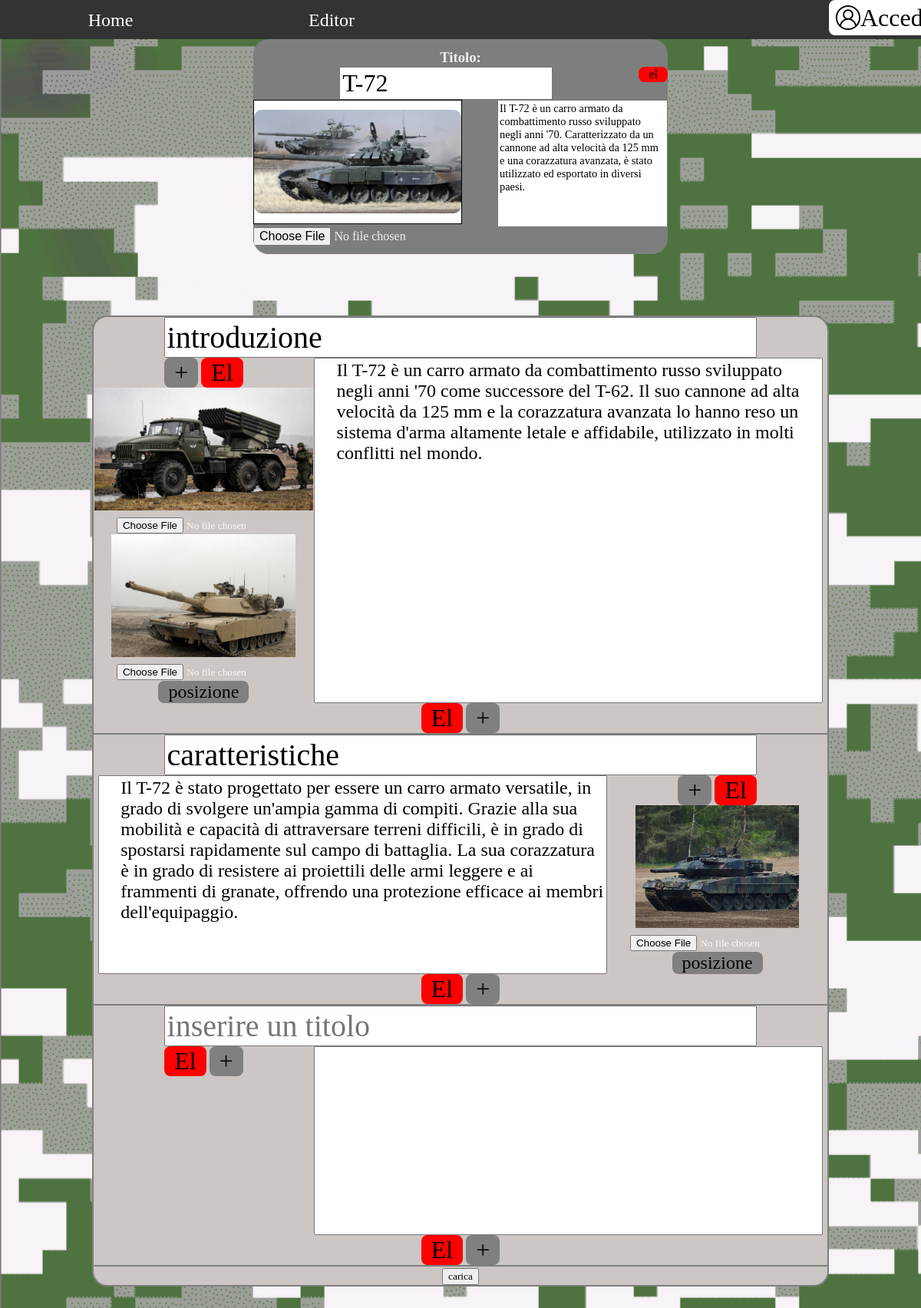
The page /modify.php?id=6 on the database its author committed.
### tables this page shows
CREATE TABLE articoli (
  id int(11) NOT NULL,
  titolo varchar(255) DEFAULT NULL,
  descrizione text DEFAULT NULL,
  giorno datetime DEFAULT NULL,
  logo int(11) DEFAULT -1,
  utente varchar(50) DEFAULT NULL,
  visualizzazioni int(11) DEFAULT 0
);

CREATE TABLE immagini (
  id int(11) NOT NULL,
  nome varchar(255) DEFAULT NULL,
  logo tinyint(1) DEFAULT 0
);

CREATE TABLE paragrafi (
  id int(11) NOT NULL,
  articolo int(11) NOT NULL,
  titolo varchar(255) DEFAULT NULL,
  contenuto text DEFAULT NULL,
  stile int(11) DEFAULT 0
);

### modify.php (the view, shortened to what this page needs)
<?php
$id = $_GET["id"];
$num = 1;
?>
<!DOCTYPE html>
<html lang="it" >
    <head>
        <link rel="stylesheet" href="./css/common.css">
        <link rel="stylesheet" href="./css/editor.css">
    </head>
    <body onload="alert('load')">
        <div id="root">
            <div>
            <nav>
                <ul>
                    <li><a href="./index.php">Home</a></li>
                    <li><a href="./editor.php">Editor</a></li>
                    <li id="logli"><div id="loginBtn"
                    <?php
                        if(empty($_SESSION['user'])){
                            $t="window.location.replace('./login.php')";
                            echo 'onclick="'.$t.'"';
                        }
                    ?>
                    ><img src="./img/account.png" alt="">
                    <?php
                        if(!empty($_SESSION['user'])){
                            echo '<p>'.$_SESSION["user"]."</p>";
                        }
                        else{
                            echo '<p>Accedi</p>';
                        }
                    ?>
                    </div>
                </li>
                </ul>
                </nav>
                <?php
                    $pdo = new PDO("mysql:host=localhost; dbname=blog", "root", "");
                    $text = "SELECT articoli.*, immagini.nome FROM articoli, immagini WHERE articoli.id = ? AND articoli.logo = immagini.id";
                    $query= $pdo->prepare($text);
                    $query->execute([$id]);
                    $articolo = $query->fetch();
                    $text = "SELECT * FROM paragrafi WHERE articolo = ?";
                    $query= $pdo->prepare($text);
                    $query->execute([$id]);
                    $paragrafi = $query->fetchAll();
                    $immagini=array();
                    $text = "SELECT nome, idParagrafo FROM immagini, immaginiDiParagrafi WHERE immagini.id = idImmagine AND idParagrafo = ? AND idArticolo = ?";
                    $query= $pdo->prepare($text);
                    foreach ($paragrafi as $value) {
                        $query->execute([$value['id'], $value['articolo']]);
                        $aus = $query->fetchAll();
                        foreach ($aus as $val) {
                            array_push($immagini,$val);
                        }
                    };
                ?>
                <div class="App">
                    <form action="modify.php?id=<?php echo $id ?>&m=1" method="post" enctype="multipart/form-data">
                        <div id='editorContainer'>
                            <article>
                                <div id="ediTitContainer">
                                    <h3 id="editorH3">Titolo:</h3>
                                    <input id="editorTitolo" type="text" placeholder="inserire un titolo" <?php echo 'value="'.$articolo['titolo'].'"'?>></input>
                                    <button id="eliminaArt" type=button onclick="delArt(<?php echo $id?>)">el</button>
                                </div>
                                <textarea id='editorDescArt'placeholder="inserire una descrizione"><?php echo $articolo['descrizione']?></textarea>
                                <div id='editorImmagine'>
                                    <img id='editorImgArt' <?php echo 'src="./img/'.$articolo['nome'].'"'?>>
                                </div>
                                <div id='editorInputs'>
                                    <input id="editorInputImg" type="file" accept="image/*" name="inputImg0" onchange="getImgData('editorImgArt','editorInputImg')"/>
                                </div>
                            </article>
                        </div>
                        <div id='bodyArticolo'>
                            <div id='formArticolo'>
                                <article id="paragZone">
                                    <?php
                                        foreach ($paragrafi as $value) {
                                            echo '
                                            <div id="paragrafo'.$num.'" class="paragrafo" ';
                                            if($value['stile']==1)echo 'style="flex-direction: row-reverse;"';
                                            echo '>
                                                <div id="subTitleContainer'.$num.'" class="subTitleContainer">
                                                    <input id="subTitle'.$num.'" class="subTitle" type="text" placeholder="inserire un titolo" value='.$value['titolo'].'></input>
                                                </div>
                                                <div id="'.$num.'" class="immagini">
                                                    <button type="button" class="insertImgBtn" onclick="insertImg('.$num.')">+</button>
                                                    <button type="button" class="delBtn" onclick="eliminaParag('.$id.','.$value['id'].')">El</button>'
                                            ;
                                            $i = 0;
                                            foreach ($immagini as $val) {
                                                if($val['idParagrafo']==$value['id']){
                                                    $i++;
                                                    echo '  <div id="imgAndBtnContainer'.$num.'" class="imgAndBtnContainer">
                                                                <img id="immagine'.$num.''.$i.'" class="immagine" src="./img/'.$val['nome'].'">
                                                                <div class="onputImgContainer">
                                                                    <input class="inputImg" id="inputImg'.$num.''.$i.'" name="inputImg'.$num.''.$i.'" type="file" accept="image/*" onchange="getImgData(\'immagine'.$num.''.$i.'\',\'inputImg'.$num.''.$i.'\')"/>
                                                                </div>
                                                                </div>
                                                                '
                                                    ;
                                                }
                                            }
                                            if($i>0){
                                                echo '<button class="changePos" type="button" onclick="changePos('.$num.')">posizione</button>';
                                            }
                                            echo'
                                                </div>
                                                <textarea id="textarea'.$num.'" type="text" class="paragrafoContent">'.$value['contenuto'].'</textarea>
                                                <div style="width=fit-content; margin-left:auto; margin-right:auto;">
                                                    <button type="button" class="delBtn" onclick="eliminaParag('.$id.','.$value['id'].')">El</button>
                                                    <button type="button" class="insertParag" onclick="insertParag('.$num.')">+</button>
                                                </div>
                                            </div>
                                            ';
                                            $num++;
                                        }
                                    ?>
                                    <div id="paragrafo<?php echo $num?>" class="paragrafo">
                                                <div id="subTitleContainer<?php echo $num?>" class="subTitleContainer">
                                                    <input id="subTitle<?php echo $num?>" class="subTitle" type="text" placeholder="inserire un titolo"></input>
                                                </div>
                                                <div id="<?php echo $num?>" class="immagini">
                                                    <button type="button" class="delBtnImg" onclick="annullaImg(<?php echo $num?>)">El</button>
                                                    <button type="button" class="insertImgBtn" onclick="insertImg(<?php echo $num?>)">+</button>
                                                </div>
                                                <textarea id="textarea<?php echo $num?>" type="text" class="paragrafoContent"></textarea>
                                                <div style="width=fit-content; margin-left:auto; margin-right:auto;">
                                                    <button type="button" class="delBtn" onclick="annullaParag(<?php echo $num?>)">El</button>
                                                    <button type="button" class="insertParag" onclick="insertParag(<?php echo $num?>)">+</button>
                                                </div>
                                            </div>
                                </article>
                            <input type="submit" value="carica" onclick="invia(<?php echo $id;?>)"/>
                            </div>
                        </div>
                    </form>
                </div>
            </div>
        </div>
    </body>
</html>

### css/common.css (style rules this page uses)
* { font-family: font; }
:root { font-family: font; font-size: 16px; line-height: 24px; font-weight: 400; color-scheme: light dark; color: rgba(255, 255, 255, 0.87); background-color: #242424; font-synthesis: none; text-rendering: optimizeLegibility; -webkit-font-smoothing: antialiased; -moz-osx-font-smoothing: grayscale; -webkit-text-size-adjust: 100%; }
#root { position:inherit; width: 100%; text-align: center; }
html { min-height: 100vh; }
body { place-items:initial; min-width: 320px; min-height: 100vh; margin:0; display: flex; flex-direction: column; background-image:url('../img/background1.png'); background-repeat: no-repeat; background-size: cover; }
button { border-radius: 8px; border: 1px solid transparent; padding: 0.6em 1.2em; font-size: 1em; font-weight: 500; font-family: inherit; background-color: #1a1a1a; cursor: pointer; transition: border-color 0.25s; }
nav { z-index: 999; position: sticky; top:0; }
ul { list-style-type: none; margin: 0; padding: 0; overflow: hidden; background-color: #333; }
li { width: 24%; float: left; }
#loginBtn { background-color: white; width: 100%; color: black; display: inline-flex; align-items: center; border-radius: 8px; border: 1px solid transparent; max-height: 4vh; padding: 0.5vw 1vh; font-size: 1em; font-weight: 500; font-family: inherit; cursor: pointer; transition: border-color 0.25s; }
#loginBtn img { max-height: 4vh; height: auto; }
#loginBtn p { text-align: center; font-size: 200%; margin:0; }
li a { font-size: 3vh; min-height: 3vh; padding: 1.7vh 1vw; display: block; color: white; text-align: center; text-decoration: none; transition: background-color 0.5s, color 0.5s; }
#logli { width: 10%; float: right; align-items: baseline; }

### css/editor.css (style rules this page uses)
#editorH3 { margin: 0; }
#ediTitContainer { width: 100%; }
#editorTitolo { width: 50%; font-size: 200%; }
#editorDescArt { resize: none; font-size: 90%; float: right; width: 40%; height: 20vh; }
#editorImmagine { background-color: white; width: 50%; height: 10em; justify-content: center; display: flex; align-items: center; border: 1px black solid; }
#editorInputs { width: 100%; display: flex; }
#editorInputImg { font-size: 100%; }
#editorImgArt { max-width: 100%; max-height: 100%; border-radius: 10px; }
#editorContainer { min-height: 35vh; max-height: 35vh; text-overflow: ellipsis; overflow: hidden; display: inline-flex; justify-content: flex-end; align-items: center; flex-wrap: wrap; width: 45%; margin-right: 2.5%; margin-left: 2.5%; background-color: rgb(125,127,126); border-radius: 20px; transition: background-color 0.5s; }
#editorContainer article { width: 100%; }
#bodyArticolo { width: 80%; margin-left: auto; margin-right: auto; }
#formArticolo { min-height: 60vh; margin-left: auto; margin-right: auto; margin-bottom: 10vh; margin-top: 10vh; background-color: rgb(204, 199, 196); border: solid rgb(125,127,126) 2px; border-radius: 20px; }
.paragrafo { width: 100%; display: inline-flex; flex-wrap: wrap; border-bottom: solid rgb(125,127,126) 2px; }
.paragrafoContent { font-size: 150%; resize: none; text-align: start; min-height: 30vh; width: 66%; padding-left: 3%; }
.onputImgContainer { width: 100%; }
.immagini { width: 30%; }
.immagine { max-width:100%; max-height: 20vh; }
.insertImgBtn { background-color: grey; font-size: 200%; padding: 0 1vw; }
.insertParag { background-color: grey; font-size: 200%; padding: 0 1vw; }
.delBtn { background-color: red; font-size: 200%; padding: 0 1vw; }
.delBtnImg { background-color: red; font-size: 200%; padding: 0 1vw; }
.changePos { background-color: grey; font-size: 150%; padding: 0 1vw; }
.subTitle { width: 80%; font-size:250%; margin-left: auto; margin-right: auto; }
.subTitleContainer { width: 100%; }
#eliminaArt { float: right; background-color: red; padding: 0 1vw; }

### rows shown on the page
articoli: titolo "T-72", descrizione "Il T-72 è un carro armato da combattimento russo sviluppato negli anni '70. Caratterizzato da un cannone ad alta velocità da 125 mm e una corazzatura avanzata, è stato utilizzato ed esportato in diversi paesi.", logo.nome (picture)
paragrafi: titolo "introduzione", id 1 (drawn), contenuto "Il T-72 è un carro armato da combattimento russo sviluppato negli anni '70 come successore del T-62. Il suo cannone ad alta velocità da 125 mm e la corazzatura avanzata lo hanno reso un sistema d'arma altamente letale e affidabile, utilizzato in molti conflitti nel mondo."
paragrafi: titolo "caratteristiche", contenuto "Il T-72 è stato progettato per essere un carro armato versatile, in grado di svolgere un'ampia gamma di compiti. Grazie alla sua mobilità e capacità di attraversare terreni difficili, è in grado di spostarsi rapidamente sul campo di battaglia. La sua corazzatura è in grado di resistere ai proiettili delle armi leggere e ai frammenti di granate, offrendo una protezione efficace ai membri dell'equipaggio."
